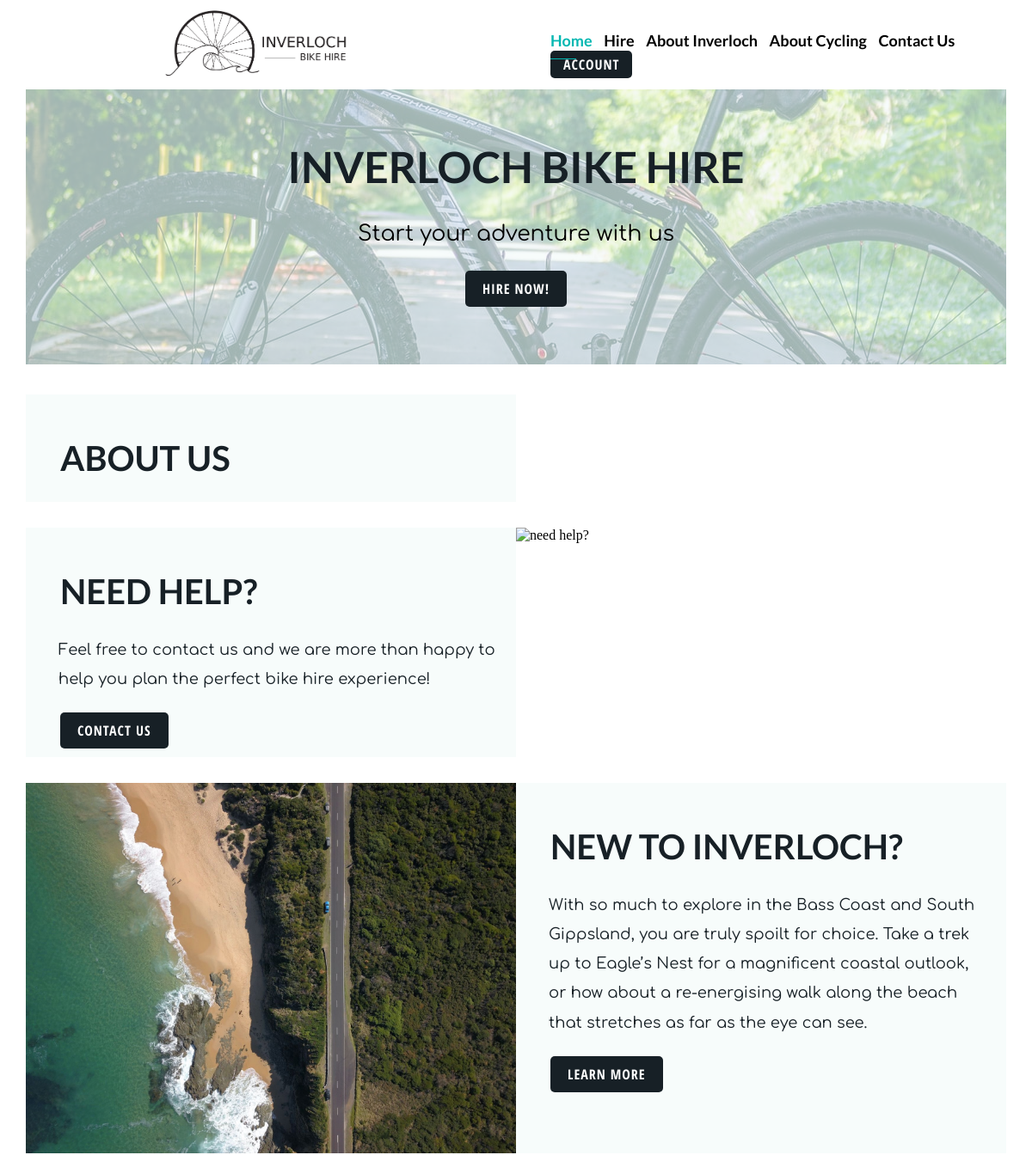
The page /Prototype/Index.php (upper part) on the database as committed earlier.
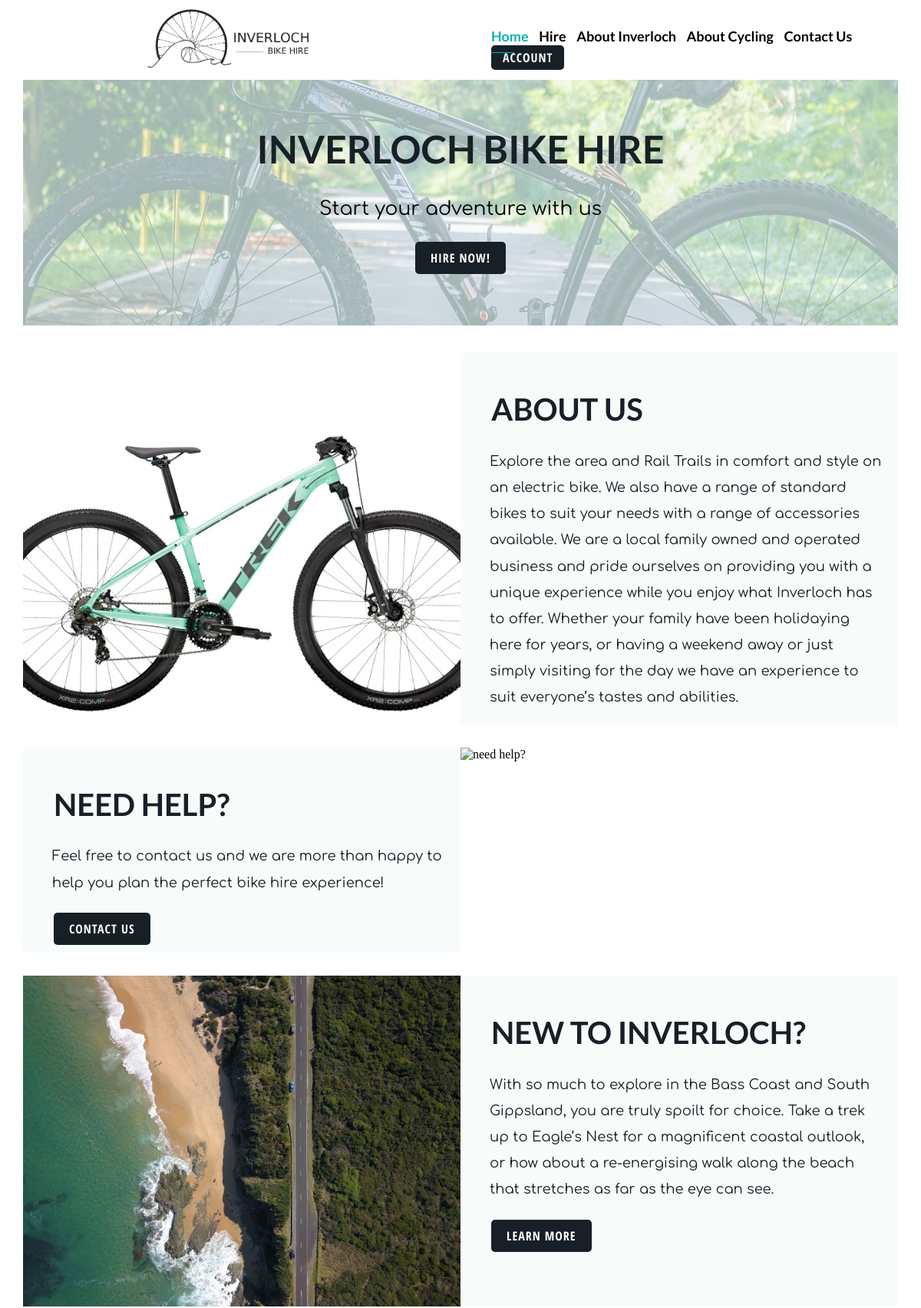
The same page on the database as committed later.
### tables this page shows
CREATE TABLE `content_editing_table` (
  `edit_id` int(11) NOT NULL,
  `edit_name` varchar(255) NOT NULL,
  `edit_content` longtext NOT NULL,
  `edit_is_text` tinyint(1) NOT NULL,
  `edit_is_image` tinyint(1) NOT NULL
);

### Prototype/Index.php (the view, shortened to what this page needs)
<?php
$conn = new mysqli("localhost", "root", "", "bike_hiring_system");
?>
<!DOCTYPE html>
<html lang="en" xmlns="http://www.w3.org/1999/xhtml">
<head>
    <link rel="stylesheet" href="./style/style.css">
</head>
<body>
    <header><?php include 'header.php'; $_SESSION['active'] ="index";?></header>
    <div id = "main">
        <div class="Homebanner">
            <div id="homebannertext">
                <h1 id="bannerH1"> Inverloch Bike Hire</h1>
                <p id="bannerP"> Start your adventure with us</p>
                <button class="button"><a style ="text-decoration: none; color: white;" href="makeabooking.php">Hire now!</a></button>
            </div>
        </div>
        <div class='HomeMainCont'>
            <?php
                $locationQuery = $conn->query("SELECT * FROM content_editing_table WHERE edit_name = 'home_about_us_image'");
                    while ($row = $locationQuery->fetch_assoc()) {
                        $edit_content = $row["edit_content"];
                        echo '<div class="HomeImg"><img class="filled-img" style= "height: 100%; width: 100%;" src="' . $edit_content . '" alt="About Us"/></div>';
                    }
                    ?>
            <div class='HomeTxt'><h1 id="HomeHeader"> ABOUT US</h1>
                <?php
                $locationQuery = $conn->query("SELECT * FROM content_editing_table WHERE edit_name = 'home_about_us_text'");
                    while ($row = $locationQuery->fetch_assoc()) {
                        $edit_content = $row["edit_content"];
                        echo '<div class="HomeDesc"><p>' . $edit_content . '</p></div>';
                    }
                    ?>
            </div>
        </div>
        <div class='HomeMainCont'>
            <div class='HomeTxt'><h1 id="HomeHeader">NEED HELP?</h1>
                <div class='HomeDesc'><p>Feel free to contact us and we are more than happy to help you plan the perfect bike hire experience!</p>
                <a href = "contactus.php"><button class="button">Contact Us</button></a>
                </div>
            </div>
            <div class='HomeImg'><img class="filled-img" style= "height: 100%; width: 100%;" src="./img/photos/needhelp.jpg" alt="need help?
            "/></div>
        </div>
        <div class='HomeMainCont'>
            <div class='HomeImg'><img class="filled-img" style= "height: 100%; width: 100%;" src="./img/photos/new-to-inverloch.jpg" alt="About Us"/></div>
            <div class='HomeTxt'><h1 id="HomeHeader">NEW TO INVERLOCH?</h1>
                <div class='HomeDesc'><p>With so much to explore in the Bass Coast and South Gippsland, you are truly spoilt for choice. Take a trek up to Eagle’s Nest for a magnificent coastal outlook, or how about a re-energising walk along the beach that stretches as far as the eye can see.</p>
                <a href = "About.php"><button class="button">Learn More</button></a>
                </div>
            </div>
        </div>
    </div>
    <footer><?php include 'footer.php'?></footer>
</body>
</html>

Rows that differ between the two databases and show on the page:
added content_editing_table: edit_content (picture), shown under "INVERLOCH BIKE HIRE"
added content_editing_table: edit_content "Explore the area and Rail Trails in comfort and style on an electric bike. We also have a range of standard bikes to suit your needs with a range of accessories available. We are a local family owned and operated business and pride ourselves on providing you with a unique experience while you enjoy what Inverloch has to offer. Whether your family have been holidaying here for years, or having a weekend away or just simply visiting for the day we have an experience to suit everyone’s tastes and abilities.", shown under "ABOUT US"
